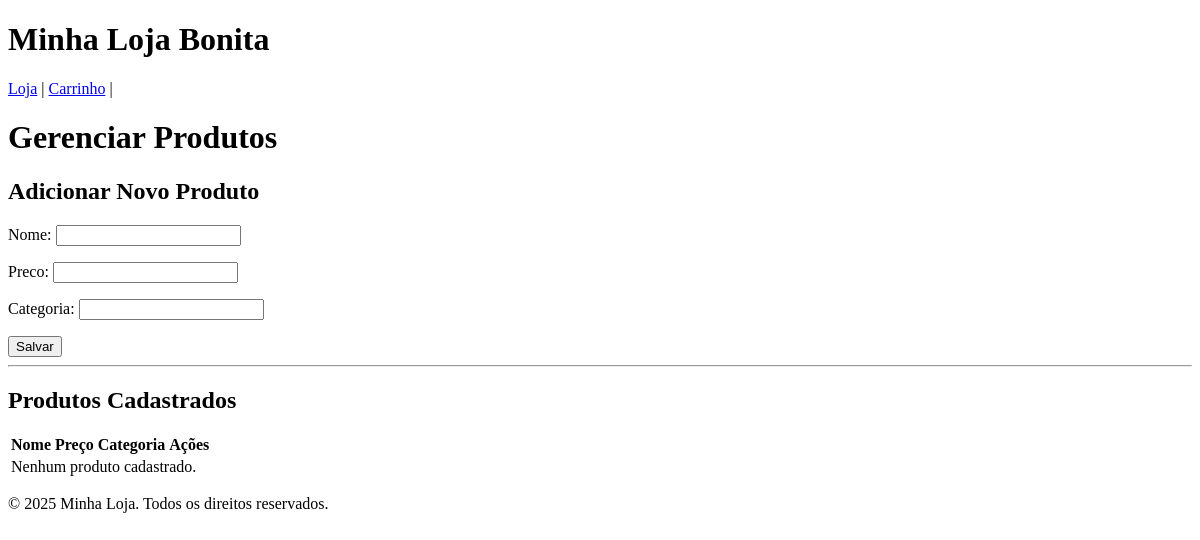
Page /produtos/ on the earlier database version.
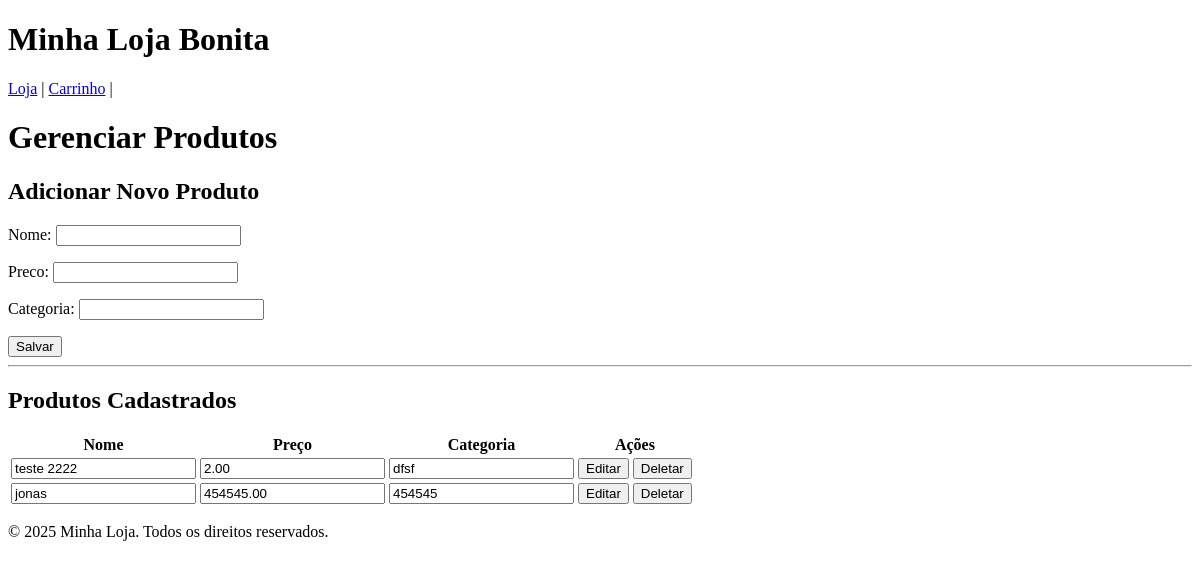
Same page on the later database version.
### Store/models.py (models this page shows, shortened)
class Produto(models.Model):
    categoria = models.CharField(max_length=100, blank=True)  # texto opcional
    nome = models.CharField(max_length=200)
    preco = models.DecimalField(max_digits=10, decimal_places=2)

### Store/views.py (the view, shortened to what this page needs)
# urls.py: path('produtos/', views.produtos_crud, name='produtos_crud'),
def produtos_crud(request):
    lista_produtos = Produto.objects.all()
    form_criar = ProdutoForm()
    context = {
        "lista": lista_produtos,
        "form_criar": form_criar,
    }
    return render(request, "produtos_crud.html", context)

### Store/forms.py
class ProdutoForm(forms.ModelForm):
    class Meta:
        model = Produto
        fields = ['nome', 'preco', 'categoria']

### Store/templates/produtos_crud.html (shortened to what this page needs)
{% extends 'base.html' %}
{% block body %}
<h1>Gerenciar Produtos</h1>
<h2>Adicionar Novo Produto</h2>
<form method="post" action="{% url 'produtos_crud' %}">
    {{ form_criar.as_p }}
    <button type="submit" class="btn-criar">Salvar</button>
</form>
<hr>
<h2>Produtos Cadastrados</h2>
<table>
    <thead>
        <tr>
            <th>Nome</th>
            <th>Preço</th>
            <th>Categoria</th>
            <th>Ações</th>
        </tr>
    </thead>
    <tbody>
    {% for produto in lista %}
        <tr>
            <td>
                <form method="post" action="{% url 'produtos_crud' %}">
                    <input type="text" name="nome" value="{{ produto.nome }}" placeholder="Nome">
            </td>
            <td>
                    <input type="number" step="0.01" name="preco" value="{{ produto.preco }}" placeholder="Preço">
            </td>
            <td>
                    <input type="text" name="categoria" value="{{ produto.categoria }}" placeholder="Categoria">
            </td>
            <td>
                    <button type="submit" class="btn-editar">Editar</button>
                <form method="post" action="{% url 'produtos_crud' %}" style="display:inline;">
                    <button type="submit" class="btn-deletar">Deletar</button>
                </form>
            </td>
        </tr>
    {% empty %}
        <tr>
            <td colspan="4">Nenhum produto cadastrado.</td>
        </tr>
    {% endfor %}
    </tbody>
</table>
{% endblock %}

Differences in the rows shown:
added Produto: nome "teste 2222", preco "2.00", categoria "dfsf"
added Produto: nome "jonas", preco "454545.00", categoria "454545"
Other differences:
text no longer shown: "Nenhum produto cadastrado."
